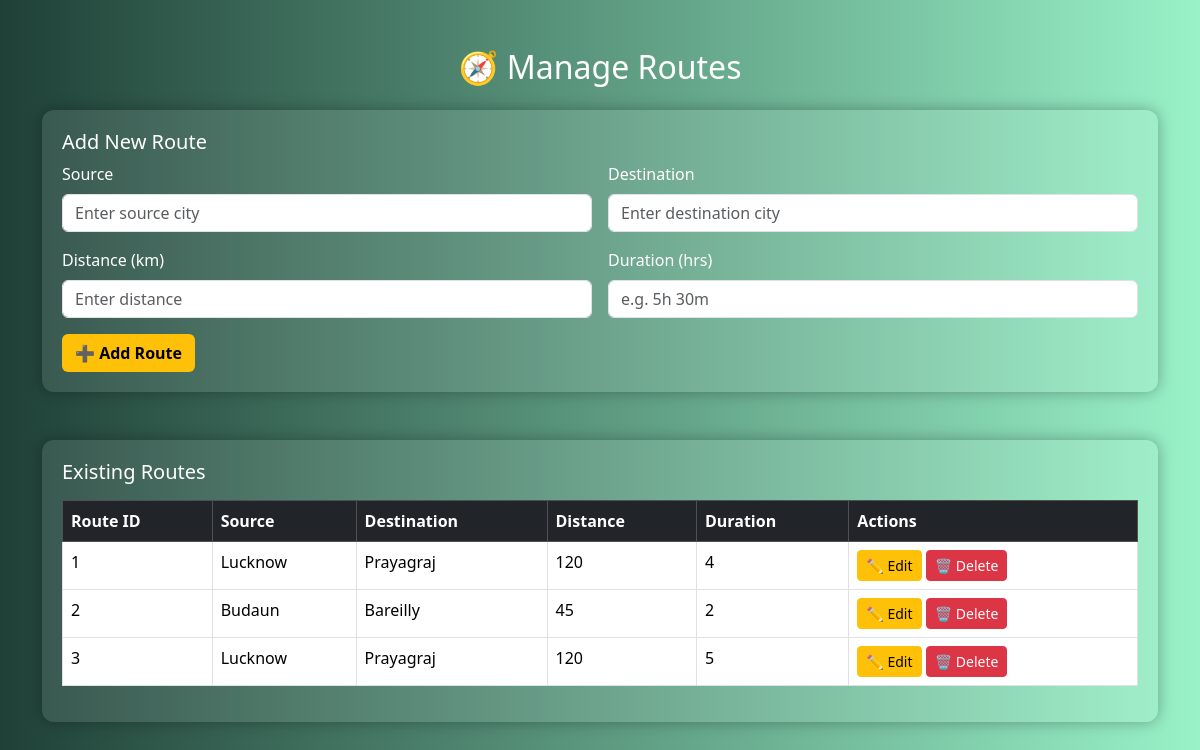
Page /manage_routes/ (signed in) on the committed database.
### myapp/models.py (models this page shows, shortened)
class routestbl(models.Model):
    id = models.AutoField(primary_key=True)
    source=models.CharField(max_length=100)
    destination=models.CharField(max_length=100)
    distance=models.CharField(max_length=100)
    duration=models.CharField(max_length=100)

### myapp/views.py (the view)
# urls.py: path('manage_routes/',views.manage_routes,),
def manage_routes(request):
    sesid=request.session.get('user')
    if not sesid:
        return redirect('../adminpanel')
    data=routestbl.objects.all()
    return render(request,"Adminpanel/manage_routes.html",{'show':data})

### templates/Adminpanel/manage_routes.html (shortened to what this page needs)
<!DOCTYPE html>
<html lang="en">
<head>
  <link href="https://cdn.jsdelivr.net/npm/bootstrap@5.3.2/dist/css/bootstrap.min.css" rel="stylesheet">
</head>
<body>
  <div class="container py-5">
    <h2 class="text-center mb-4">🧭 Manage Routes</h2>
    <div class="form-box mb-5">
      <h5>Add New Route</h5>
      <form action="../manage_routes_code/" method="post">
        <div class="row g-3">
          <div class="col-md-6">
            <label for="source" class="form-label">Source</label>
            <input type="text" name="source" class="form-control" id="source" placeholder="Enter source city" required>
          </div>
          <div class="col-md-6">
            <label for="destination" class="form-label">Destination</label>
            <input type="text" name="destination" class="form-control" id="destination" placeholder="Enter destination city" required>
          </div>
          <div class="col-md-6">
            <label for="distance" class="form-label">Distance (km)</label>
            <input type="number" name="distance" class="form-control" id="distance" placeholder="Enter distance" required>
          </div>
          <div class="col-md-6">
            <label for="duration" class="form-label">Duration (hrs)</label>
            <input type="text" name="duration" class="form-control" id="duration" placeholder="e.g. 5h 30m" required>
          </div>
        </div>
        <button type="submit" class="btn btn-custom mt-3">➕ Add Route</button>
      </form>
    </div>
    <div class="table-box">
      <h5>Existing Routes</h5>
      <table class="table table-bordered table-hover mt-3">
        <thead class="table-dark">
          <tr>
            <th>Route ID</th>
            <th>Source</th>
            <th>Destination</th>
            <th>Distance</th>
            <th>Duration</th>
            <th>Actions</th>
          </tr>
        </thead>
        <tbody>
          {% for x in show %}
          <tr>
            <td>{{ x.id }}</td>
            <td>{{ x.source }}</td>
            <td>{{ x.destination }}</td>
            <td>{{ x.distance }}</td>
            <td>{{ x.duration }}</td>
            <td>
              <button class="btn btn-sm btn-warning">✏️ Edit</button>
              <button class="btn btn-sm btn-danger">🗑️ Delete</button>
            </td>
          </tr>
        {% endfor %}
        </tbody>
      </table>
    </div>
  </div>
</body>
</html>

### templates/Adminpanel/manage_routes.html (style rules this page uses)
body { background: linear-gradient(to right, #1f4037, #99f2c8); color: white; font-family: 'Segoe UI', sans-serif; }
.form-box, .table-box { background-color: rgba(255,255,255,0.1); padding: 20px; border-radius: 12px; box-shadow: 0 0 15px rgba(0,0,0,0.3); }
.btn-custom { background-color: #ffc107; color: black; font-weight: bold; }
table { color: white; }

### rows in the picture
routestbl: id "1", source "Lucknow", destination "Prayagraj", distance "120", duration "4"
routestbl: id "2", source "Budaun", destination "Bareilly", distance "45", duration "2"
routestbl: id "3", source "Lucknow", destination "Prayagraj", distance "120", duration "5"
